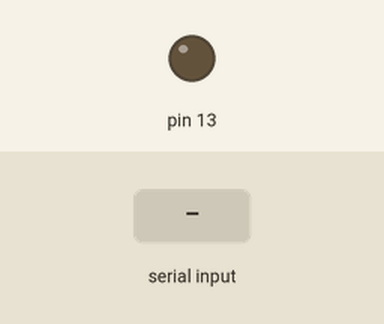
This sketch was run on a simulated Arduino Uno, built with avr-gcc and run on an emulated ATmega328P. On the bench: output pins drawn as LEDs (lit = HIGH). The test bench sets the inputs (shaded band).

Above: at 1.2 s.
1.3 s: "1" received over Serial
At 1.6 s:
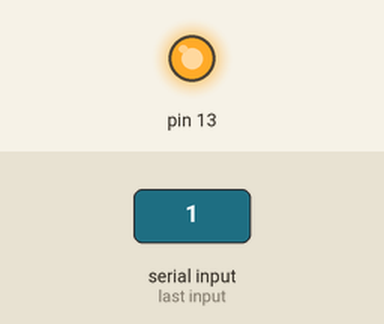
2.8 s: "0" received over Serial
At 4.0 s:
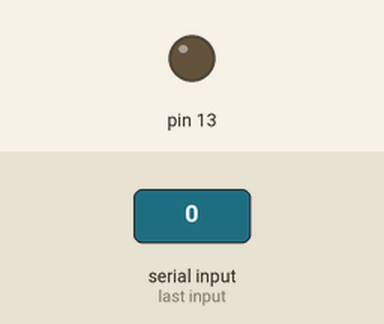
Timing chart, 0 to 5.8 s (numbered marks = the images above; inputs shaded):
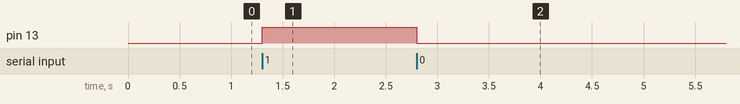

The sketch:

LEDController.ino
```cpp
void setup() {
  // put your setup code here, to run once:
  Serial.begin(9600);
  pinMode(13,OUTPUT);
}

void loop() {
  // put your main code here, to run repeatedly:
  char data;

  if(Serial.available()>0){
    data = Serial.read();

    if(data == '1'){
      digitalWrite(13,HIGH);
    }
    else{
      digitalWrite(13,LOW);
    }

  }
}
```

Measured:
- after the input at 1.3 s, pin 13: LOW → HIGH at once
- after the input at 2.8 s, pin 13: HIGH → LOW at once
